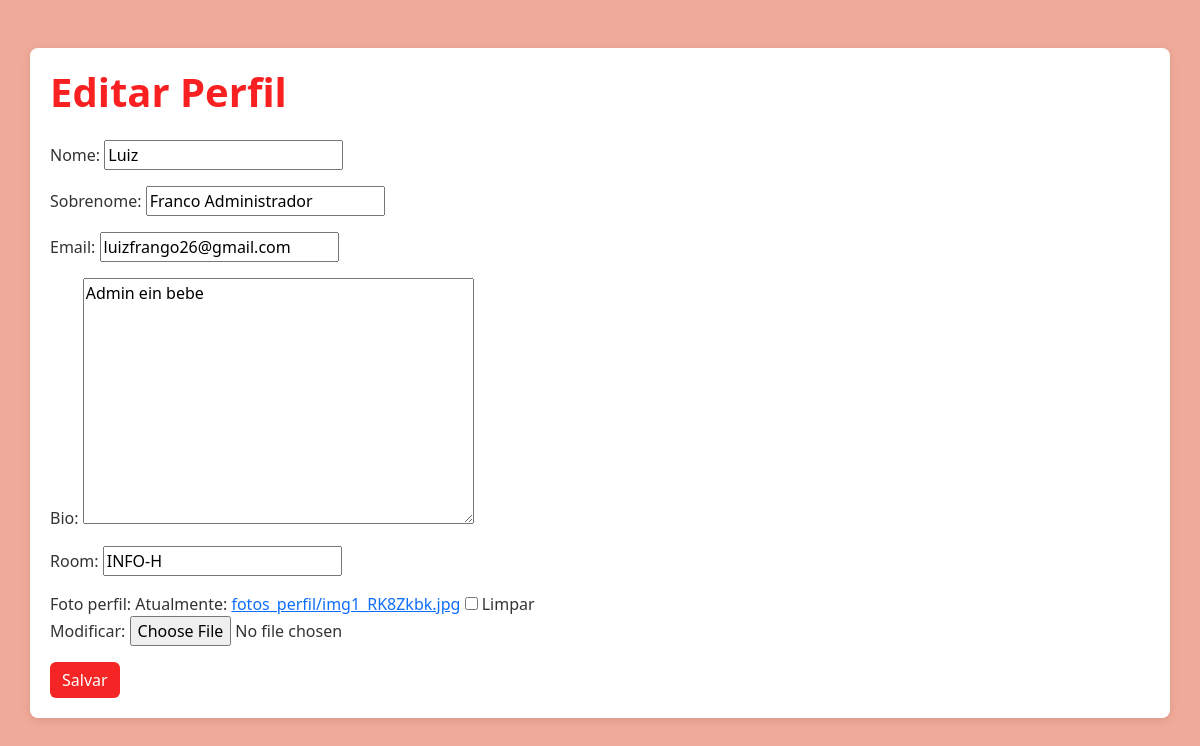
Page /editar_perfil/ (signed in) on the committed database.
### app/models.py (models this page shows, shortened)
class CustomUser(AbstractBaseUser, PermissionsMixin):
    email = models.EmailField(unique=True)
    bio = models.TextField(blank=True, null=True)
    nome = models.CharField(max_length=30, blank=True)
    sobrenome = models.CharField(max_length=30, blank=True)
    room = models.CharField(max_length=255, blank=True, null=True)
    foto_perfil = models.ImageField(upload_to='fotos_perfil/', blank=True, null=True)
    is_staff = models.BooleanField(default=False)
    is_active = models.BooleanField(default=True)
    USERNAME_FIELD = 'email'
    REQUIRED_FIELDS = []
    objects = CustomUserManager()

### app/views.py (the view)
# urls.py: path('editar_perfil/', editar_perfil, name='editar_perfil'),
def editar_perfil(request):
    if request.method == 'POST':
        form = UserUpdateForm(request.POST, request.FILES, instance=request.user)
        if form.is_valid():
            form.save()
            return redirect('perfil')  # Redirecionar para a página de perfil após salvar
    else:
        form = UserUpdateForm(instance=request.user)
    return render(request, 'editar_perfil.html', {'form': form})

### app/forms.py
class UserUpdateForm(forms.ModelForm):
    class Meta:
        model = CustomUser
        fields = ['nome', 'sobrenome', 'email', 'bio', 'room', 'foto_perfil']  # Campos incluídos

### app/templates/editar_perfil.html (shortened to what this page needs)
<!DOCTYPE html>
<html lang="pt-br">
<head>
    <link href="https://cdn.jsdelivr.net/npm/bootstrap@5.3.0/dist/css/bootstrap.min.css" rel="stylesheet">
</head>
<body>
    <div class="container mt-5">
        <h1 class="mb-4">Editar Perfil</h1>
        <form method="POST" enctype="multipart/form-data">
            {{ form.as_p }}
            <button type="submit" class="btn btn-primary">Salvar</button>
        </form>
    </div>
</body>
</html>

### app/templates/editar_perfil.html (style rules this page uses)
body { background-color: #f0aa99; color: #333; }
.container { background-color: #ffffff; border-radius: 8px; box-shadow: 0 2px 10px rgba(0, 0, 0, 0.1); padding: 20px; margin-top: 50px; }
h1 { color: #f82020; font-weight: bold; }
.btn-primary { background-color: #f52525; border: none; }

### rows in the picture
CustomUser: nome "Luiz", sobrenome "Franco Administrador", email "luizfrango26@gmail.com", bio "Admin ein bebe", room "INFO-H"
